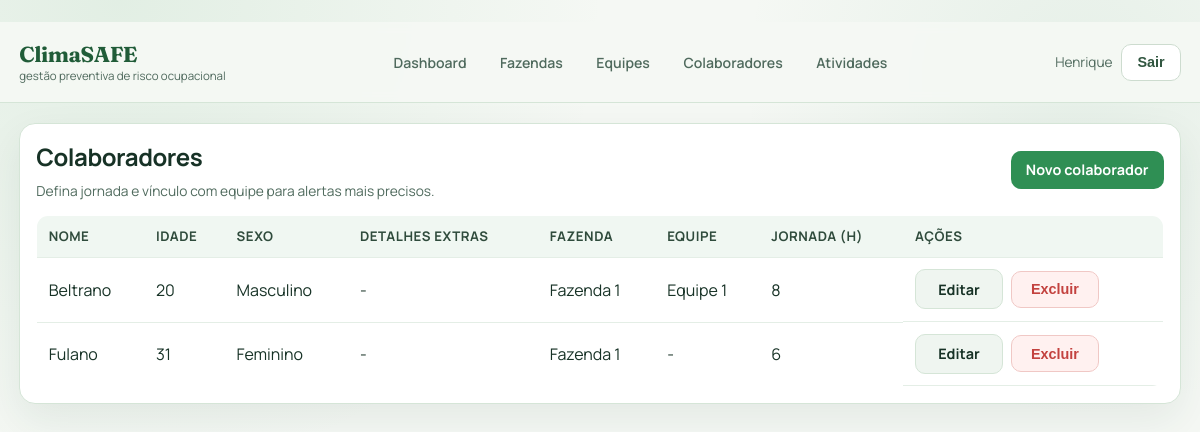
The app's page /colaboradores/ (signed in), older data.
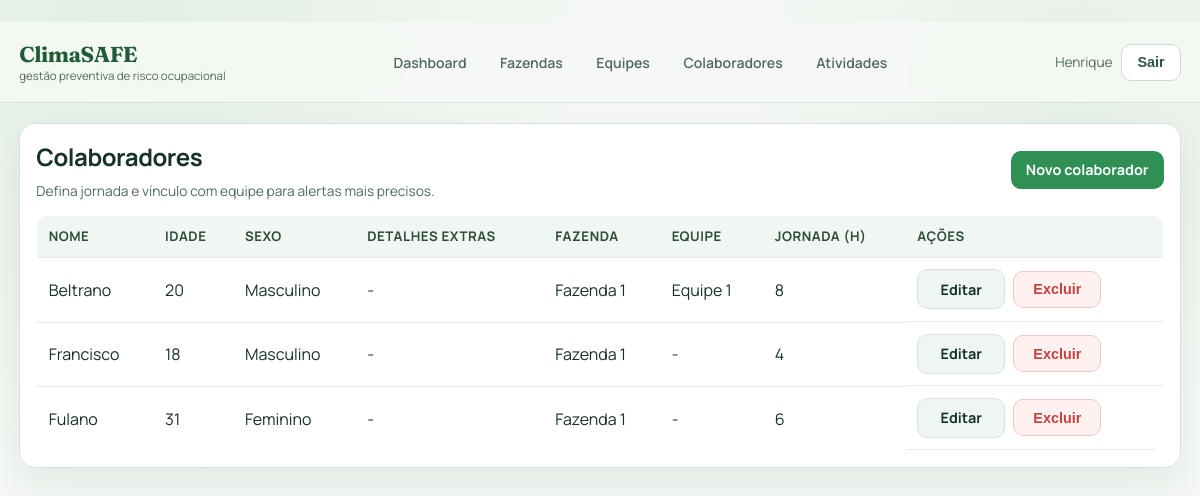
The same page, newer data.
### app/models.py (models this page shows, shortened)
class Colaborador(models.Model):
    class Sexos(models.TextChoices):
        MASCULINO = "masculino", "Masculino"
        FEMININO = "feminino", "Feminino"
        OUTRO = "outro", "Outro"
        NAO_INFORMADO = "nao_informado", "Prefiro não informar"
    fazenda = models.ForeignKey(Fazenda, on_delete=models.CASCADE, related_name="colaboradores")
    equipe = models.ForeignKey(
        Equipe,
        on_delete=models.SET_NULL,
        null=True,
        blank=True,
        related_name="colaboradores",
    )
    nome = models.CharField(max_length=120)
    idade = models.PositiveSmallIntegerField(
        default=30,
        validators=[MinValueValidator(14), MaxValueValidator(100)],
    )
    sexo = models.CharField(
        max_length=20,
        choices=Sexos.choices,
        default=Sexos.NAO_INFORMADO,
    )
    detalhes_extras = models.TextField(
        blank=True,
        default="",
        help_text="Informe doencas, fatores psicologicos e outros cuidados relevantes do colaborador.",
    )
    jornada_horas = models.PositiveSmallIntegerField(
        default=8,
        validators=[MinValueValidator(1), MaxValueValidator(24)],
    )
    class Meta:
        ordering = ["nome"]
        unique_together = ("fazenda", "nome")

class Fazenda(models.Model):
    usuario = models.ForeignKey(User, on_delete=models.CASCADE, related_name="fazendas")
    nome = models.CharField(max_length=120)
    class Meta:
        ordering = ["nome"]

class Equipe(models.Model):
    fazenda = models.ForeignKey(Fazenda, on_delete=models.CASCADE, related_name="equipes")
    nome = models.CharField(max_length=120)
    class Meta:
        ordering = ["nome"]
        unique_together = ("fazenda", "nome")

### app/views.py (the view)
# urls.py: path("colaboradores/", views.ColaboradorListView.as_view(), name="colaborador_list"),
class ColaboradorListView(LoginRequiredMixin, ListView):
    model = Colaborador
    template_name = "colaborador_list.html"
    context_object_name = "colaboradores"
    def get_queryset(self):
        return Colaborador.objects.filter(fazenda__usuario=self.request.user).select_related("fazenda", "equipe")

### app/templates/colaborador_list.html (shortened to what this page needs)
﻿{% extends 'base.html' %}
{% block content %}
<section class="panel">
    <div class="section-head">
        <div>
            <h2>Colaboradores</h2>
            <p class="hint">Defina jornada e vínculo com equipe para alertas mais precisos.</p>
        </div>
        <a href="{% url 'colaborador_create' %}" class="btn">Novo colaborador</a>
    </div>
    {% if colaboradores %}
        <table class="table">
            <thead>
                <tr>
                    <th>Nome</th>
                    <th>Idade</th>
                    <th>Sexo</th>
                    <th>Detalhes extras</th>
                    <th>Fazenda</th>
                    <th>Equipe</th>
                    <th>Jornada (h)</th>
                    <th>Ações</th>
                </tr>
            </thead>
            <tbody>
            {% for colaborador in colaboradores %}
                <tr>
                    <td>{{ colaborador.nome }}</td>
                    <td>{{ colaborador.idade }}</td>
                    <td>{{ colaborador.get_sexo_display }}</td>
                    <td>{{ colaborador.detalhes_extras|default:'-' }}</td>
                    <td>{{ colaborador.fazenda.nome }}</td>
                    <td>{{ colaborador.equipe.nome|default:'-' }}</td>
                    <td>{{ colaborador.jornada_horas }}</td>
                    <td class="actions">
                        <a href="{% url 'colaborador_update' colaborador.id %}" class="btn btn-light">Editar</a>
                        <form method="post" action="{% url 'colaborador_delete' colaborador.id %}">
                            <button type="submit" class="btn btn-danger">Excluir</button>
                        </form>
                    </td>
                </tr>
            {% endfor %}
            </tbody>
        </table>
    {% else %}
        <div class="empty-state">
            <p>Nenhum colaborador cadastrado.</p>
        </div>
    {% endif %}
</section>
{% endblock %}

Row changes from the older to the newer data that the page shows:
added Colaborador: nome "Francisco", idade "18", sexo "Masculino", detalhes_extras "-", fazenda.nome "Fazenda 1", equipe.nome "-", jornada_horas "4"
